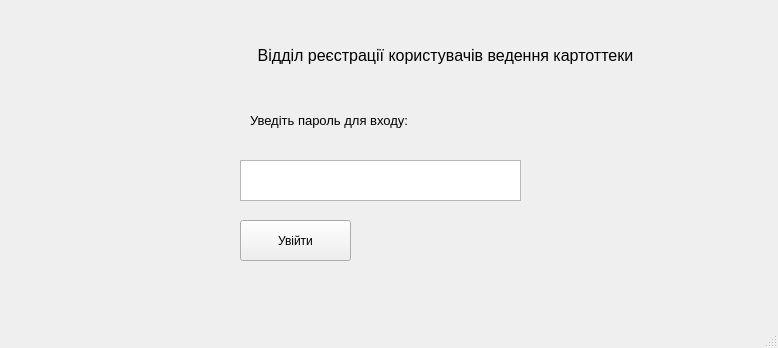
<?xml version="1.0" encoding="UTF-8"?>
<ui version="4.0">
 <class>MainWindow</class>
 <widget class="QMainWindow" name="MainWindow">
  <property name="geometry">
   <rect>
    <x>0</x>
    <y>0</y>
    <width>778</width>
    <height>348</height>
   </rect>
  </property>
  <property name="windowTitle">
   <string>Реєстрація</string>
  </property>
  <widget class="QWidget" name="centralwidget">
   <widget class="QLabel" name="label">
    <property name="geometry">
     <rect>
      <x>180</x>
      <y>10</y>
      <width>531</width>
      <height>91</height>
     </rect>
    </property>
    <property name="font">
     <font>
      <pointsize>12</pointsize>
     </font>
    </property>
    <property name="text">
     <string>Відділ реєстрації користувачів ведення картоттеки</string>
    </property>
    <property name="alignment">
     <set>Qt::AlignCenter</set>
    </property>
   </widget>
   <widget class="QLabel" name="label_2">
    <property name="geometry">
     <rect>
      <x>250</x>
      <y>100</y>
      <width>221</width>
      <height>41</height>
     </rect>
    </property>
    <property name="font">
     <font>
      <pointsize>10</pointsize>
     </font>
    </property>
    <property name="text">
     <string>Уведіть пароль для входу:</string>
    </property>
   </widget>
   <widget class="QTextEdit" name="textEdit">
    <property name="geometry">
     <rect>
      <x>240</x>
      <y>160</y>
      <width>281</width>
      <height>41</height>
     </rect>
    </property>
    <property name="inputMethodHints">
     <set>Qt::ImhMultiLine</set>
    </property>
   </widget>
   <widget class="QPushButton" name="pushButton">
    <property name="geometry">
     <rect>
      <x>240</x>
      <y>220</y>
      <width>111</width>
      <height>41</height>
     </rect>
    </property>
    <property name="text">
     <string>Увійти</string>
    </property>
   </widget>
  </widget>
  <widget class="QStatusBar" name="statusbar"/>
 </widget>
 <resources/>
 <connections/>
</ui>
